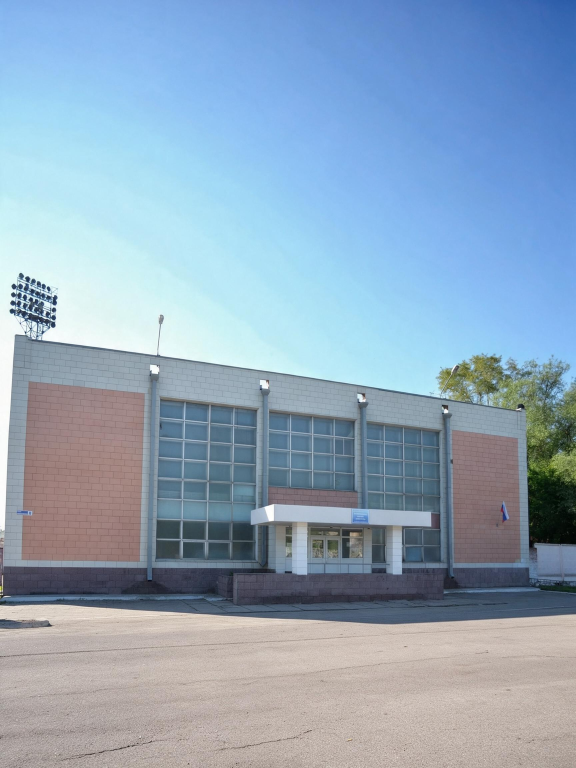
#> input picture assets/pool/Бас1.jpg, 1728 x 2304 px, given in place of Отель1.jpg, which was not available (shown at 1/3 size)
$ python optimize-images.py
#> lines starting #> are read from the running program, lines starting #| are printed output that depends on the picture
"""
Генерация оптимизированных изображений для лендинга.

Запуск из корня проекта:  python tools/optimize-images.py
Нужен Python 3 + Pillow (pip install pillow).

Исходники (оригиналы с русскими именами) лежат в assets/<папка>/ и не изменяются.
Рядом создаются веб-версии с латинскими именами: WebP + JPG-фолбэк в нескольких ширинах.
Если заменили фото — положите новый файл с тем же именем и перезапустите скрипт.
"""
from pathlib import Path
from PIL import Image, ImageDraw, ImageFont, ImageOps

ROOT = Path(__file__).resolve().parent.parent
A = ROOT / "assets"
NAVY = (0, 46, 98)
RED = (210, 18, 69)


def save(im, base, width, q_webp=78, q_jpg=80):
    im = im.convert("RGB")
    if im.width > width:
        im = im.resize((width, round(im.height * width / im.width)), Image.LANCZOS)
    im.save(f"{base}-{width}.webp", "WEBP", quality=q_webp, method=6)
    im.save(f"{base}-{width}.jpg", "JPEG", quality=q_jpg, optimize=True, progressive=True)


def crop_ratio(im, rw, rh, cy=0.5, cx=0.5):
    """Обрезка до пропорции rw:rh с центром кадра в (cx, cy) долях."""
    w, h = im.size
    if w / h > rw / rh:
        nw = round(h * rw / rh)
        x = min(max(0, round(w * cx - nw / 2)), w - nw)
        return im.crop((x, 0, x + nw, h))
    nh = round(w * rh / rw)
    y = min(max(0, round(h * cy - nh / 2)), h - nh)
    return im.crop((0, y, w, y + nh))


def open_img(p):
    return ImageOps.exif_transpose(Image.open(p))
#> returned value is the input picture: PIL image 1728x2304 RGB; mean R, G, B 143.4, 165.8, 187


# ---------- Отель: 1000x667 → 600 / 1000
for i in range(1, 19):
    im = open_img(A / "hotel" / f"Отель{i}.jpg")
    for w in (600, 1000):
        save(im, A / "hotel" / f"hotel-{i:02d}", w)
#> this loop made 2 passes
#> pass 1, in save, `im = im.resize((width, round(im.height * width / im.width)), Image.LAN..`:
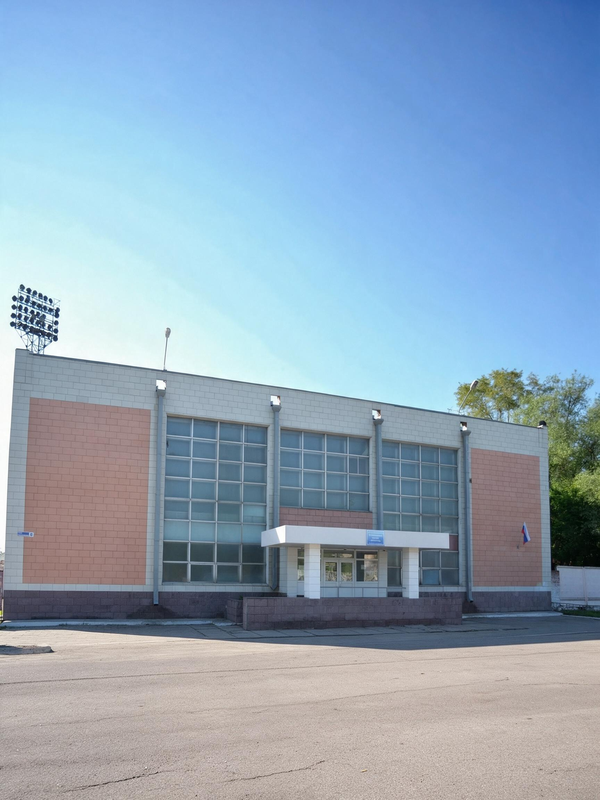
#> im: PIL image 600x800 RGB; mean R, G, B 143.4, 165.8, 187
#> pass 2 of the loop `for i in range(1, 19):`:
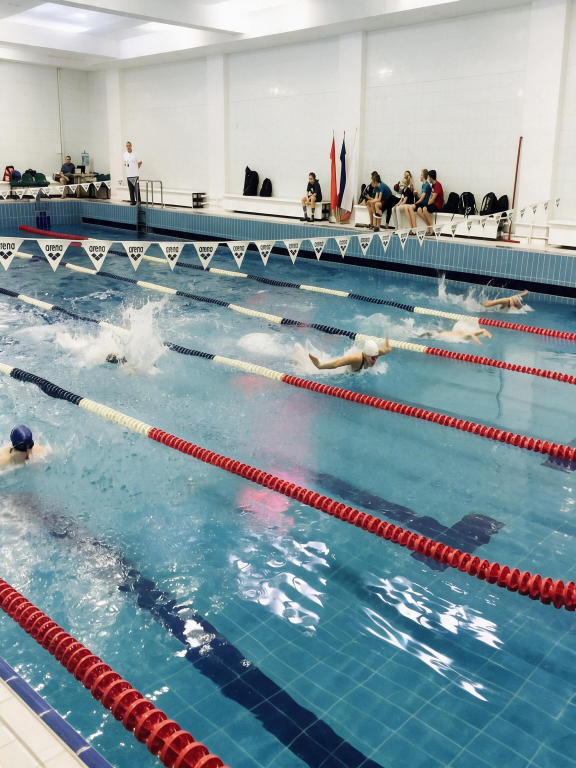
#> input picture assets/pool/Бас3.jpg, 1728 x 2304 px, given in place of Отель2.jpg, which was not available (shown at 1/3 size)
#> in open_img, returned value is the input picture: PIL image 1728x2304 RGB; mean R, G, B 136.4, 154, 159.8
#> the loop `for w in (600, 1000):` made 2 passes
#> pass 1, in save (call 3), `im = im.resize((width, round(im.height * width / im.width)), Image.LAN..`:
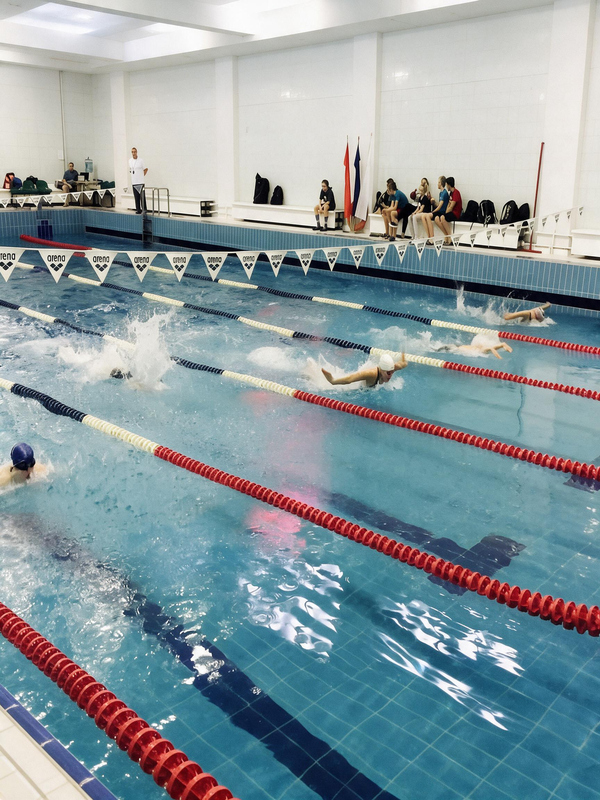
#> im: PIL image 600x800 RGB; mean R, G, B 136.4, 154, 159.8
#> pass 2, in save (call 4), `im = im.resize((width, round(im.height * width / im.width)), Image.LAN..`:
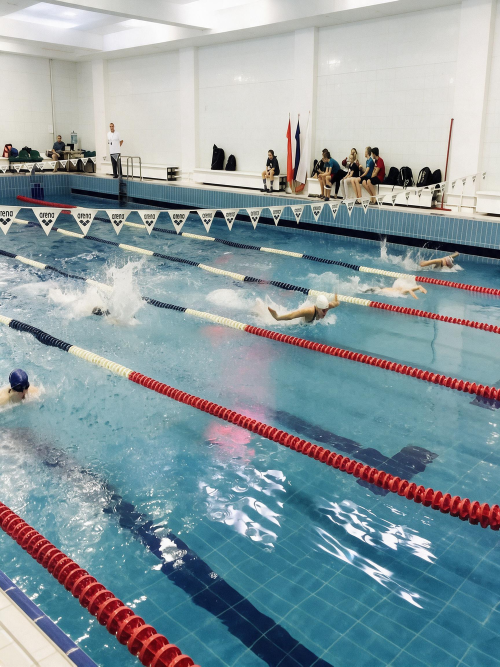
#> im: PIL image 1000x1333 RGB (shown at 1/2 size); mean R, G, B 136.4, 154, 159.8
#> (the run stopped early here; a loop or call above may not have finished)
